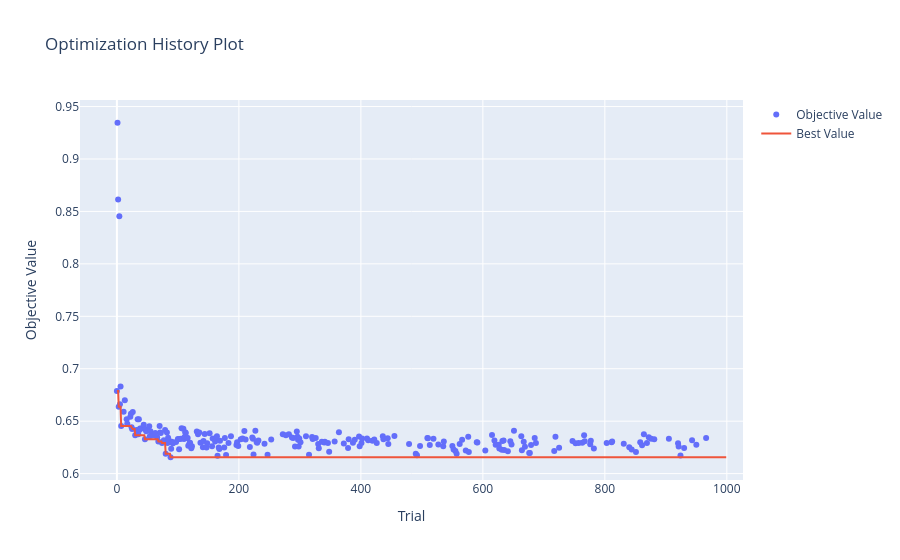

The code cell stored with this chart in its notebook:
### Code cell
vis.plot_optimization_history(estudo_hpc)

### Figure 1 — Plotly figure (JSON) as saved in the notebook; plotly's stock layout.template omitted (floating-point values rounded to 4 significant figures; data arrays with more than 128 entries replaced by an {"elided": "..."} marker saying what was removed)
{"data": [{"mode": "markers", "name": "Objective Value", "type": "scatter", "x": {"elided": "237 int values"}, "y": {"elided": "237 float values"}}, {"mode": "lines", "name": "Best Value", "type": "scatter", "x": {"elided": "1000 int values"}, "y": {"elided": "1000 float values"}}, {"marker": {"color": "#cccccc"}, "mode": "markers", "name": "Infeasible Trial", "showlegend": false, "type": "scatter", "x": [], "y": []}], "layout": {"title": {"text": "Optimization History Plot"}, "xaxis": {"title": {"text": "Trial"}}, "yaxis": {"title": {"text": "Objective Value"}}}}
